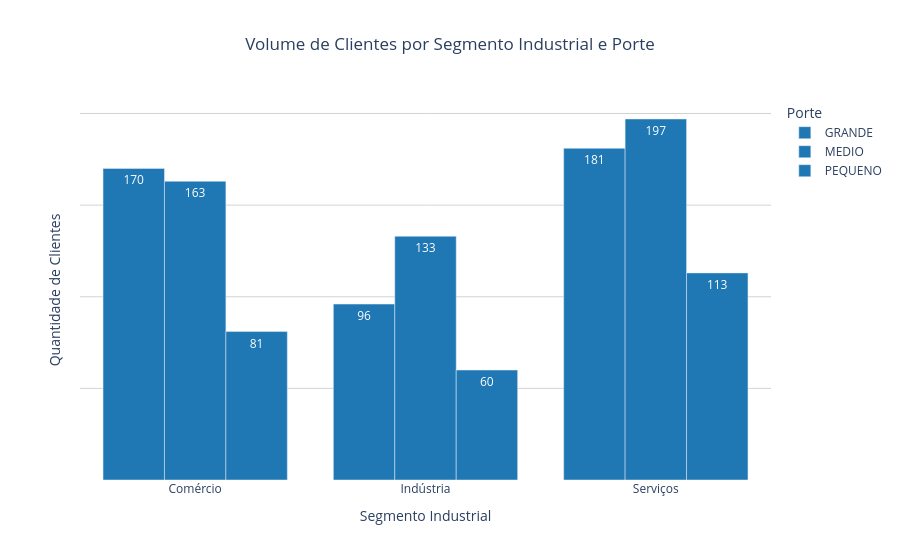

The notebook cell saved with this chart:
### Code cell
# Agrupando os dados para o gráfico de barras
df_porte_segmento = (
    df_base_cadast.groupby(['segmento_industrial', 'porte'], dropna=False)
    .size()
    .reset_index(name='quantidade')
)

# Gráfico de barras agrupadas por Segmento e Porte
fig_segmento = px.bar(
    df_porte_segmento,
    x='segmento_industrial',
    y='quantidade',
    color='porte',
    barmode='group',
    title='Volume de Clientes por Segmento Industrial e Porte',
    labels={
        'segmento_industrial': 'Segmento Industrial',
        'quantidade': 'Quantidade de Clientes',
        'porte': 'Porte da Empresa'
    },
    text_auto=True,
    color_discrete_sequence=['#1f77b4']
)

fig_segmento.update_layout(
    title_x=0.5,
    plot_bgcolor='white',
    xaxis=dict(showgrid=False),
    yaxis=dict(showgrid=True, showticklabels=False, gridcolor='lightgray'),
    legend_title_text='Porte'
)

fig_segmento.show()

### Figure 1 — Plotly figure (JSON) as saved in the notebook; plotly's stock layout.template omitted (floating-point values rounded to 4 significant figures)
{"data": [{"alignmentgroup": "True", "hovertemplate": "Porte da Empresa=GRANDE<br>Segmento Industrial=%{x}<br>Quantidade de Clientes=%{y}<extra></extra>", "legendgroup": "GRANDE", "marker": {"color": "#1f77b4", "pattern": {"shape": ""}}, "name": "GRANDE", "offsetgroup": "GRANDE", "orientation": "v", "showlegend": true, "textposition": "auto", "texttemplate": "%{y}", "type": "bar", "x": ["Comércio", "Indústria", "Serviços", null], "xaxis": "x", "y": [170, 96, 181, 33], "yaxis": "y"}, {"alignmentgroup": "True", "hovertemplate": "Porte da Empresa=MEDIO<br>Segmento Industrial=%{x}<br>Quantidade de Clientes=%{y}<extra></extra>", "legendgroup": "MEDIO", "marker": {"color": "#1f77b4", "pattern": {"shape": ""}}, "name": "MEDIO", "offsetgroup": "MEDIO", "orientation": "v", "showlegend": true, "textposition": "auto", "texttemplate": "%{y}", "type": "bar", "x": ["Comércio", "Indústria", "Serviços", null], "xaxis": "x", "y": [163, 133, 197, 29], "yaxis": "y"}, {"alignmentgroup": "True", "hovertemplate": "Porte da Empresa=PEQUENO<br>Segmento Industrial=%{x}<br>Quantidade de Clientes=%{y}<extra></extra>", "legendgroup": "PEQUENO", "marker": {"color": "#1f77b4", "pattern": {"shape": ""}}, "name": "PEQUENO", "offsetgroup": "PEQUENO", "orientation": "v", "showlegend": true, "textposition": "auto", "texttemplate": "%{y}", "type": "bar", "x": ["Comércio", "Indústria", "Serviços", null], "xaxis": "x", "y": [81, 60, 113, 18], "yaxis": "y"}], "layout": {"barmode": "group", "legend": {"title": {"text": "Porte"}, "tracegroupgap": 0}, "plot_bgcolor": "white", "title": {"text": "Volume de Clientes por Segmento Industrial e Porte", "x": 0.5}, "xaxis": {"anchor": "y", "domain": [0, 1], "showgrid": false, "title": {"text": "Segmento Industrial"}}, "yaxis": {"anchor": "x", "domain": [0, 1], "gridcolor": "lightgray", "showgrid": true, "showticklabels": false, "title": {"text": "Quantidade de Clientes"}}}}
